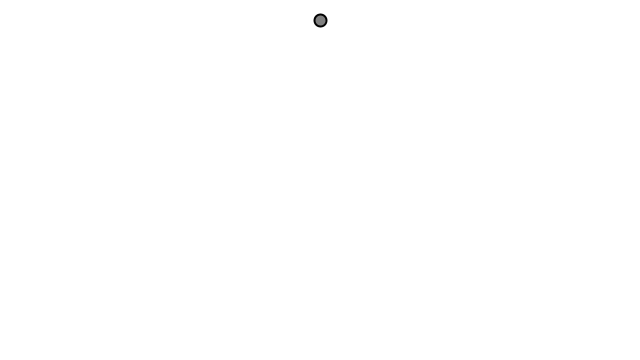
Frame 1 (no input)
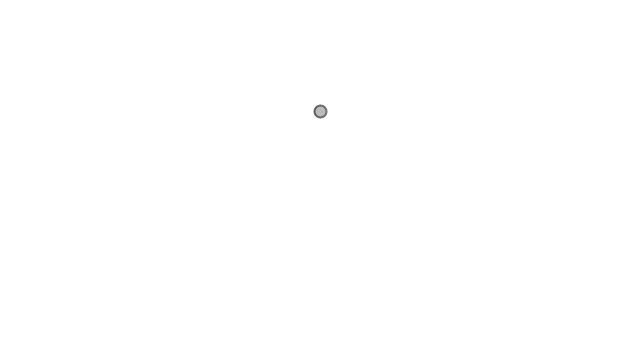
Frame 60 (the mouse pressed at the canvas centre just before this capture)
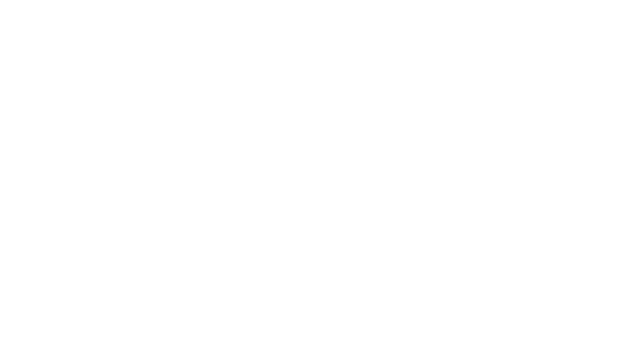
Frame 120 (the mouse held since frame 60 and released just before this capture)

The Processing sketch that drew these frames (run headless with seeded random() and noise(); from frame 60 on, the mouse is pressed at the canvas centre):

// Processing sketch: NoC_04_1_ArrayLists
// ── NoC_04_1_ArrayLists.pde
Particle p;

void settings(){
  size(640, 360);
}

void setup(){
  p = new Particle(new PVector(width/2, 20));

}

void draw(){
  background(255);
  p.update();
  p.display();
  if (p.isDead()){
    background(255,0,0);
  }
}

// ── Particle.pde
class Particle{

  PVector loc;
  PVector vel;
  PVector acc;
  float lifespan; 
  
  
  Particle(PVector l){
    loc = l.get();
    vel = new PVector(0, 0.0);
    acc = new PVector(0, 0.05);
    lifespan = 255;
  }
  
  void update(){
    vel.add(acc);
    loc.add(vel);
    lifespan -= 2;
  }
  
  void display(){
    stroke(0, lifespan);
    strokeWeight(2);
    fill(127, lifespan);
    ellipse(loc.x, loc.y, 12, 12);
  }
  
  boolean isDead(){
    if (lifespan <= 0) {
      return true;
    } else {
      return false;
    }
  }
}
